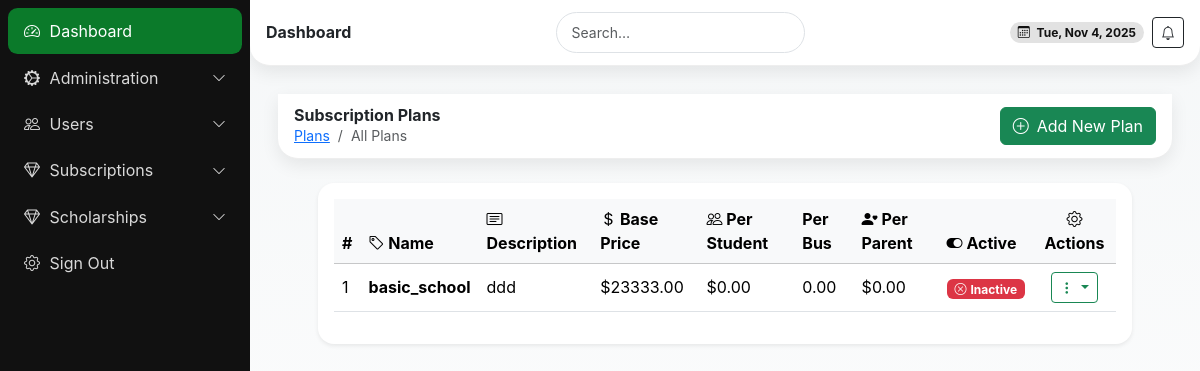
Before: /plans/ (signed in) with the older database file.
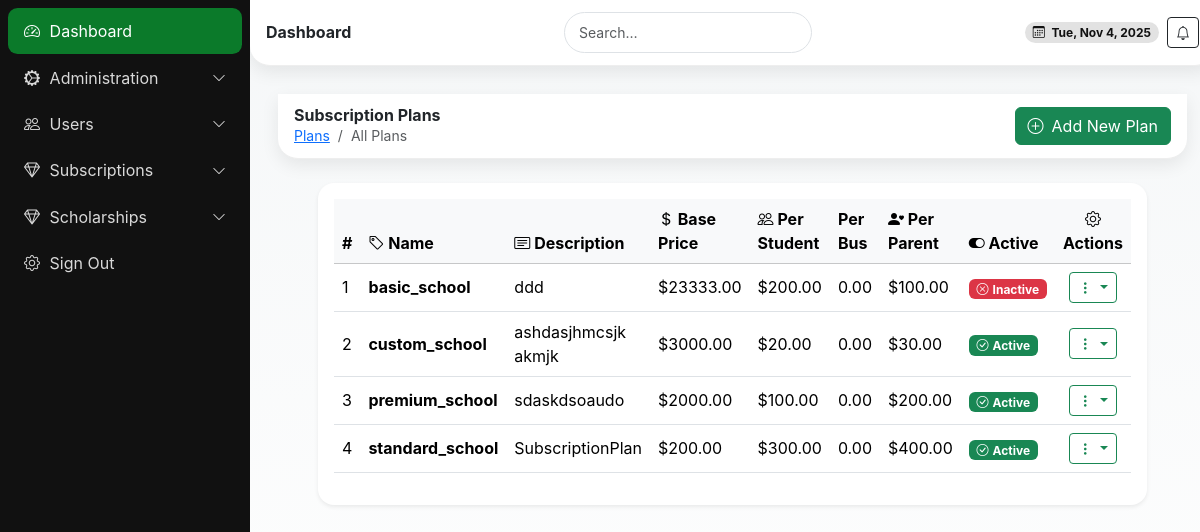
After: the same page with the newer database file.
### school/models.py (models this page shows, shortened)
class SubscriptionPlan(models.Model):
    PLAN_TYPE_CHOICES = (
        ('basic_school', 'Basic School Plan'),
        ('standard_school', 'Standard School Plan'),
        ('premium_school', 'Premium School Plan'),
        ('custom_school', 'Custom Enterprise Plan'),
    )
    BILLING_CYCLE_CHOICES = (
        ('monthly', 'Monthly'),
        ('annually', 'Annually'),
        ('quarterly', 'Quarterly'),
    )
    id = models.UUIDField(primary_key=True, default=uuid.uuid4, editable=False)
    name = models.CharField(max_length=100, unique=True, choices=PLAN_TYPE_CHOICES,
                            help_text="Name of the subscription plan (e.g., Basic School, Premium School)")
    description = models.TextField(blank=True, help_text="Detailed description of the plan's benefits.")
    base_price = models.DecimalField(
        max_digits=10,
        decimal_places=2,
        validators=[MinValueValidator(0.00)],
        help_text="Base price of the plan per billing cycle."
    )
    price_per_student = models.DecimalField(max_digits=10, decimal_places=2, default=0.00,
                                            help_text="Additional cost per student per month/year.")
    price_per_bus = models.DecimalField(max_digits=10, decimal_places=2, default=0.00,
                                         help_text="Additional cost per bus per month/year.")
    price_per_parent = models.DecimalField(max_digits=10, decimal_places=2, default=0.00,
                                         help_text="Additional cost per parent per month/year.")
    features_json = models.JSONField(
        default=dict,
        blank=True,
        help_text="JSON object listing features and limits included in this plan. "
                  "E.g., {'max_students': 500, 'max_buses': 5, 'sms_notifications': True}"
    )
    is_active = models.BooleanField(default=True, help_text="Indicates if the plan is currently available for subscription.")
    default_billing_cycle = models.CharField(max_length=10, choices=BILLING_CYCLE_CHOICES, default='annually')
    created_at = models.DateTimeField(auto_now_add=True)
    updated_at = models.DateTimeField(auto_now=True)
    class Meta:
        verbose_name = "Subscription Plan"
        verbose_name_plural = "Subscription Plans"
        ordering = ['base_price']

### kiswate_digital_app/views.py (the view)
# urls.py: path('plans/', views.subscription_plan_list, name='subscription_plan_list'),
@login_required
def subscription_plan_list(request):
    plans = SubscriptionPlan.objects.all().order_by('name')
    can_edit = request.user.is_superuser
    if not request.user.is_superuser:
        messages.error(request, "Access denied: Superuser privileges required.")
        return redirect('kiswate_digital_app:subscription_plan_list')
    if request.method == 'POST':
        form = SubscriptionPlanForm(request.POST)
        if form.is_valid():
            plan = form.save()
            messages.success(request, f'Subscription plan "{plan.name}" created successfully.')
            logger.info(f"Created subscription plan {plan.name} by {request.user.email}.")
            return redirect('kiswate_digital_app:subscription_plan_list')
    else:
        form = SubscriptionPlanForm()
    return render(request, 'Dashboard/subscription_plan_list.html', {
        'plans': plans,
        'can_edit': can_edit,
        'form': form,
        'title': 'Create Subscription Plan',
    })

### kiswate_digital_app/forms.py (shortened to what this page needs)
class SubscriptionPlanForm(forms.ModelForm):
    class Meta:
        model = SubscriptionPlan
        fields = ['name', 'description', 'base_price', 'price_per_student', 'price_per_bus', 'price_per_parent', 'features_json', 'is_active', 'default_billing_cycle']
        widgets = {
            'description': forms.Textarea(attrs={'rows': 4}),
            'features_json': forms.Textarea(attrs={'rows': 6, 'placeholder': '{"max_students": 500, "max_buses": 5, "sms_notifications": true}'}),
            'default_billing_cycle': forms.Select(choices=SubscriptionPlan.BILLING_CYCLE_CHOICES),
            'name': forms.Select(choices=SubscriptionPlan.PLAN_TYPE_CHOICES),
        }
        labels = {
            'name': 'Plan Name',
            'description': 'Description',
            'base_price': 'Base Price',
            'price_per_student': 'Price per Student',
            'price_per_bus': 'Price per Bus',
            'price_per_parent': 'Price per Parent',
            'features_json': 'Features (JSON)',
            'is_active': 'Active',
            'default_billing_cycle': 'Default Billing Cycle',
        }

### templates/Dashboard/subscription_plan_list.html (shortened to what this page needs)
{% extends 'Dashboard/base.html' %}
{% block content %}
<header class="header d-flex align-items-center justify-content-between">
  <div class="d-flex align-items-center gap-2">
    <div>
      <h6 class="m-0 fw-bold">Subscription Plans</h6>
      <nav aria-label="breadcrumb" class="small">
        <ol class="breadcrumb mb-0">
          <li class="breadcrumb-item"><a href="{% url 'kiswate_digital_app:subscription_plan_list' %}">Plans</a></li>
          <li class="breadcrumb-item active" aria-current="page">All Plans</li>
        </ol>
      </nav>
    </div>
  </div>
  <div class="d-flex align-items-center gap-2">
    <button class="btn btn-success" data-bs-toggle="modal" data-bs-target="#addPlanModal">
      <i class="bi bi-plus-circle me-2"></i>Add New Plan
    </button>
  </div>
</header>
<section class="content container-fluid py-4">
  <div class="container">
    <div class="card shadow-sm border-0 rounded-4">
      <div class="card-body">
        <div class="table-responsive">
          <table class="table table-hover align-middle">
            <thead class="table-light">
              <tr>
                <th scope="col">#</th>
                <th scope="col"><i class="bi bi-tag"></i> Name</th>
                <th scope="col"><i class="bi bi-card-text"></i> Description</th>
                <th scope="col"><i class="bi bi-currency-dollar"></i> Base Price</th>
                <th scope="col"><i class="bi bi-people"></i> Per Student</th>
                <th scope="col"> Per Bus</th>
                <th scope="col"><i class="bi bi-person-heart"></i> Per Parent</th>
                <th scope="col"><i class="bi bi-toggle-on"></i> Active</th>
                <th scope="col" class="text-center"><i class="bi bi-gear"></i> Actions</th>
              </tr>
            </thead>
            <tbody>
              {% for plan in plans %}
              <tr>
                <td>{{ forloop.counter }}</td>
                <td><strong>{{ plan.name }}</strong></td>
                <td>{{ plan.description|truncatewords:10|default:"N/A" }}</td>
                <td>${{ plan.base_price|floatformat:2 }}</td>
                <td>${{ plan.price_per_student|floatformat:2 }}</td>
                <td>{{ plan.price_per_bus|floatformat:2 }}</td>
                <td>${{ plan.price_per_parent|floatformat:2 }}</td>
                <td>
                  {% if plan.is_active %}
                    <span class="badge bg-success"><i class="bi bi-check-circle me-1"></i>Active</span>
                  {% else %}
                    <span class="badge bg-danger"><i class="bi bi-x-circle me-1"></i>Inactive</span>
                  {% endif %}
                </td>
                <td class="text-center">
                  <div class="btn-group btn-group-sm" role="group">
                    <button type="button" class="btn btn-outline-success dropdown-toggle" data-bs-toggle="dropdown">
                      <i class="bi bi-three-dots-vertical"></i>
                    </button>
                  </div>
                </td>
              </tr>
              {% empty %}
              <tr><td colspan="9" class="text-center text-muted py-4">
                <i class="bi bi-tag fs-1 text-muted mb-3 d-block"></i>
                No subscription plans yet. <a href="#" data-bs-toggle="modal" data-bs-target="#addPlanModal" class="text-success">Create one now</a>.
              </td></tr>
              {% endfor %}
            </tbody>
          </table>
        </div>
      </div>
    </div>
  </div>
</section>
{% endblock %}

Changed rows visible on the page:
changed SubscriptionPlan "basic_school": price_per_student "0.00" → "200.00"; price_per_parent "0.00" → "100.00"
added SubscriptionPlan: name "custom_school", description "ashdasjhmcsjk akmjk", base_price "3000.00", price_per_student "20.00", price_per_bus "0.00", price_per_parent "30.00", is_active True (drawn)
added SubscriptionPlan: name "premium_school", description "sdaskdsoaudo", base_price "2000.00", price_per_student "100.00", price_per_bus "0.00", price_per_parent "200.00", is_active True (drawn)
added SubscriptionPlan: name "standard_school", description "SubscriptionPlan", base_price "200.00", price_per_student "300.00", price_per_bus "0.00", price_per_parent "400.00", is_active True (drawn)
